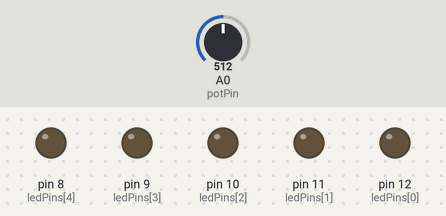
Simulated run of this sketch. Board: Arduino Uno, built with avr-gcc and run on an emulated ATmega328P. Parts: output pins drawn as LEDs (lit = HIGH). The inputs (shaded band) are chosen by the test bench; at power-on: A0 (potPin) = 512.

Above: at 12.0 s.
12.1 s: A0 (potPin) set to 716
At 15.3 s:
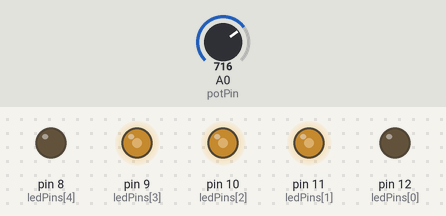
At 23.5 s:
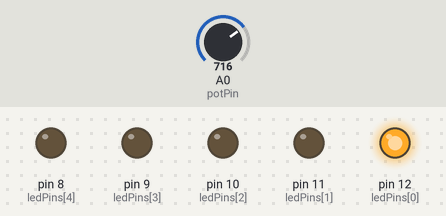
26.1 s: A0 (potPin) set to 900
At 26.6 s:
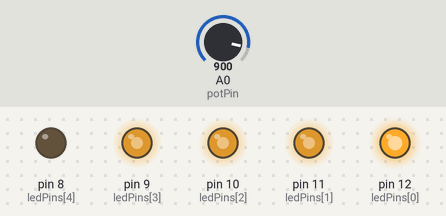
34.5 s: A0 (potPin) set to 511
42.9 s: A0 (potPin) set to 122
Timing chart, 0 to 60.7 s (numbered marks = the images above; inputs shaded):
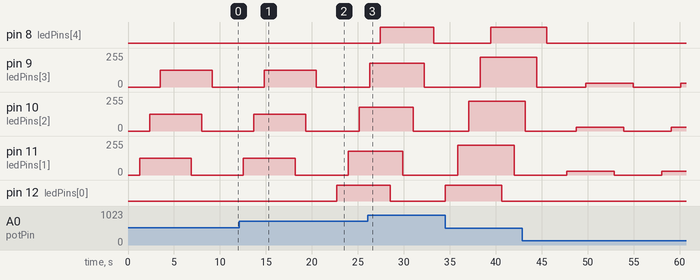

The sketch:

running_light.ino
```cpp
int ledPins[] = {12, 11, 10, 9, 8};
int numLeds = 5;
int potPin = A0;

void setup() {
  int i = 0;
  while (i < numLeds) {
    pinMode(ledPins[i], OUTPUT);
    i++;
  }
}

void loop() {
  int potValue = analogRead(potPin);
  int mappedValue = map(potValue, 0, 1023, 0, 255);

  // Turn LEDs ON one by one
  int i = 0;
  while (i < numLeds) {
    int brightness = 0;
    while (brightness <= mappedValue) {
      analogWrite(ledPins[i], brightness);
      delay(1);
      brightness++;
    }
    delay(1000);
    i++;
  }

  // Turn LEDs OFF one by one
  i = 0;
  while (i < numLeds) {
    int brightness = mappedValue;
    while (brightness >= 0) {
      analogWrite(ledPins[i], brightness);
      delay(1);
      brightness--;
    }
    delay(1000);
    i++;
  }
}
```

Measured:
- after the input at 12.1 s, pin 12 (ledPins[0]): LOW → HIGH after 10.6 s
- by itself, pin 9 (ledPins[3]): alternates 30/255 for 5.2 s and 0/255 for 5.3 s
- by itself, pin 10 (ledPins[2]): alternates 30/255 for 5.2 s and 0/255 for 5.4 s
